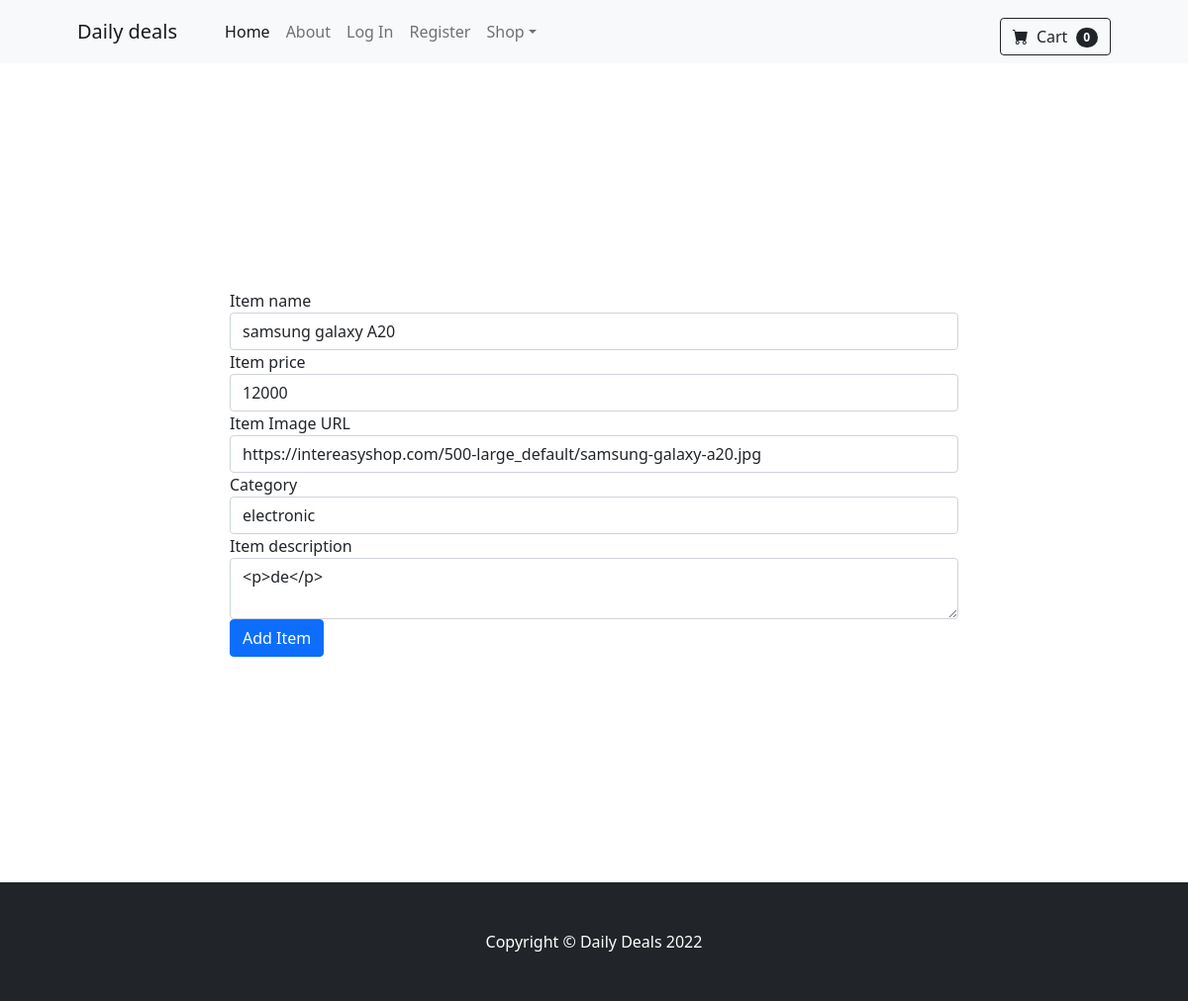
Screenshot of /edit1 with the database file from the repository.
### main.py (models this page shows)
class Items(db.Model):
    __tablename__ = "items"
    id = db.Column(db.Integer, primary_key=True)
    name = db.Column(db.String(1000), nullable=False)
    description = db.Column(db.String(1000), nullable=False)
    price = db.Column(db.Integer, nullable=False)
    image_url = db.Column(db.String(1000), nullable=False)
    category= db.Column(db.String(100), nullable=False)
    customer_id = db.Column(db.Integer, db.ForeignKey('users.id'))
    customer = relationship("User", back_populates="items")

### main.py (the view, shortened to what this page needs)
@app.route("/edit<int:item_id>", methods=["GET", "POST"])
def edit(item_id):
    item = Items.query.get(item_id)
    edit_form = AddItemForm(
        name=item.name,
        price=item.price,
        img_url=item.image_url,
        category=item.category,
        description=item.description
    )
    return render_template("edit.html", form=edit_form, is_edit=True, current_user=current_user)

### main.py
class AddItemForm(FlaskForm):
    name = StringField("Item name", validators=[DataRequired()])
    price = IntegerField("Item price", validators=[DataRequired()])
    img_url = StringField("Item Image URL", validators=[DataRequired(), URL()])
    category= StringField("Category", validators=[DataRequired()])
    description = CKEditorField("Item description", validators=[DataRequired()])
    submit = SubmitField("Add Item")

### templates/edit.html (shortened to what this page needs)
{% import "bootstrap/wtf.html" as wtf %}
{% block content %}
{% include "header.html" %}
  <div class="container">
    <div class="row">
      <div class="col-lg-8 col-md-10 mx-auto login">
        {{ wtf.quick_form(form, novalidate=True, button_map={"submit": "primary"}) }}
      </div>
    </div>
  </div>
{% include "footer.html" %}
{% endblock %}

### rows the page displays
Items: name "samsung galaxy A20", price "12000", category "electronic", description "<p>de</p>"
